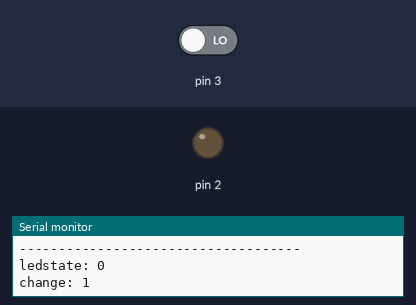
This sketch was run on a simulated Arduino Uno, built with avr-gcc and run on an emulated ATmega328P. On the bench: output pins drawn as LEDs (lit = HIGH), the last lines printed to the serial monitor. The inputs (shaded band) are chosen by the test bench; at power-on: pin 3 LOW.

Above: at 1.2 s.
1.3 s: pin 3 driven HIGH
At 1.8 s:
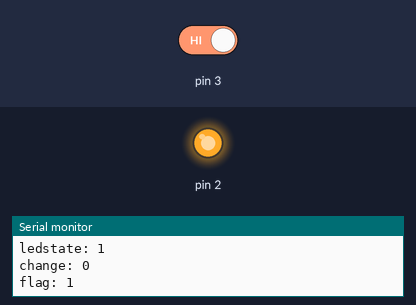
Timing chart, 0 to 4.3 s (numbered marks = the images above; inputs shaded):
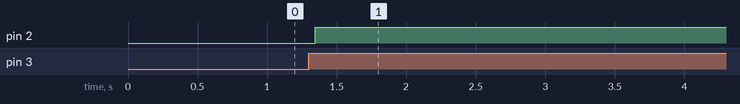

Measured:
- after the input at 1.3 s, pin 2: LOW → HIGH after 0.05 s

The sketch:

led_toogle.ino
```cpp
bool flag=0;
bool change=0;
bool ledstate=0;


void setup() {
  pinMode(2,OUTPUT);
  pinMode(3,INPUT);
  Serial.begin(9600);

}

void loop() {

  flag=(digitalRead(3)); // reads botton position

  if(flag==1 && change==1){ //if there is a change and button is pressed changes led state
    ledstate=!ledstate;
    change=0;               //make change 0 in order to not enter same loop again. it causes led blink
  }

  if(flag==0){ //if button relaesed make change 1 so we can go back start position
    change=1;

  }


digitalWrite(2,ledstate);


Serial.print("ledstate: ");Serial.println(ledstate);
Serial.print("change: ");Serial.println(change);
Serial.print("flag: ");Serial.println(flag);
Serial.println("------------------------------------");

delay(10);
}
```
